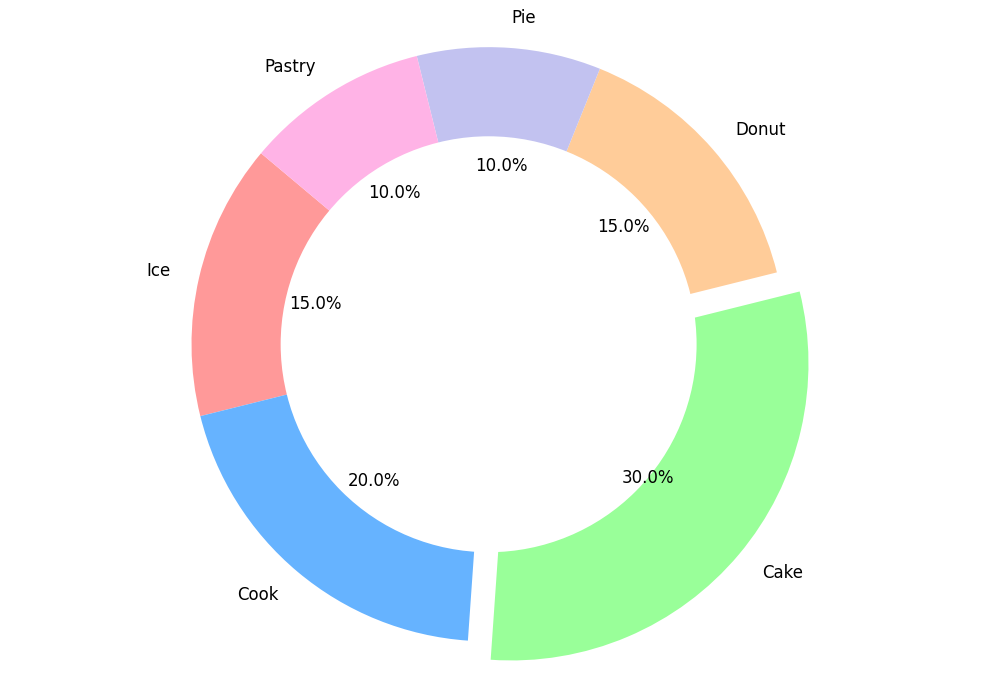

Here is the Python script that generated this plot:
import matplotlib.pyplot as plt

desserts = ['Ice', 'Cook', 'Cake', 'Donut', 'Pie', 'Pastry']
sales_percentage = [15, 20, 30, 15, 10, 10]
colors = ['#ff9999', '#66b3ff', '#99ff99', '#ffcc99', '#c2c2f0', '#ffb3e6']
explode = (0, 0, 0.1, 0, 0, 0)

fig, ax = plt.subplots(figsize=(10, 7))
wedges, texts, autotexts = ax.pie(sales_percentage, labels=desserts, autopct='%1.1f%%', startangle=140,
                                  colors=colors, explode=explode, textprops=dict(color="black", fontsize=12))

centre_circle = plt.Circle((0, 0), 0.70, fc='white')
ax.add_artist(centre_circle)

ax.axis('equal')  
plt.tight_layout()

plt.show()
